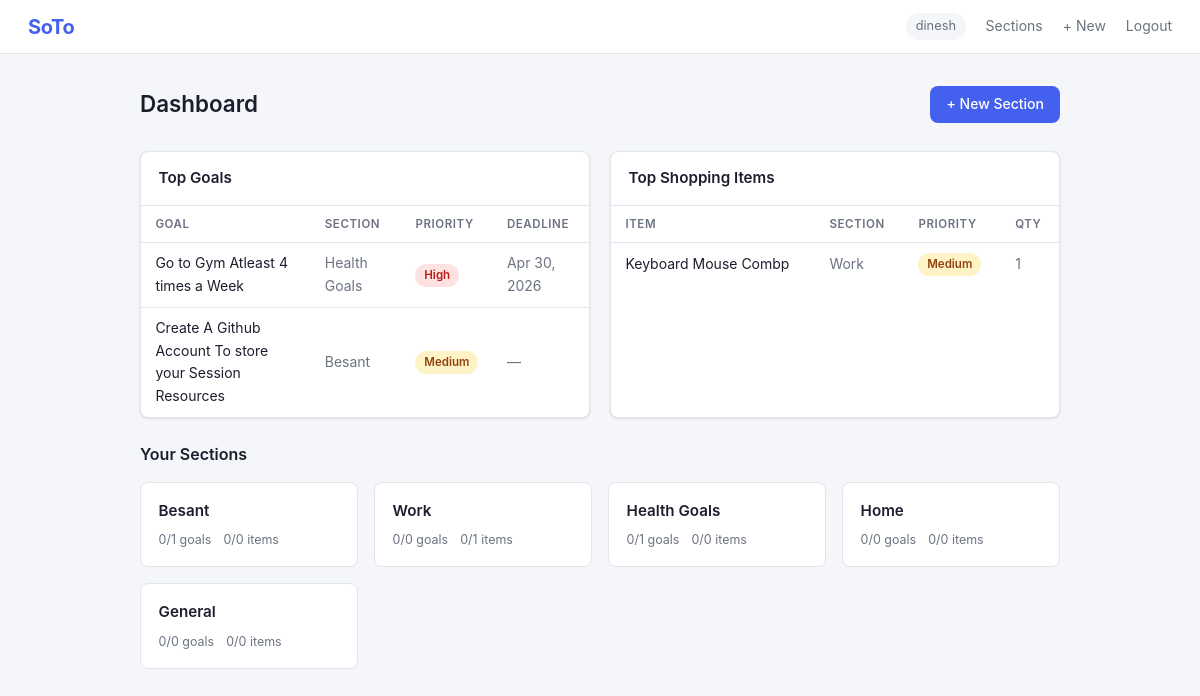
The page / (signed in) on the database its author committed.
### app/models.py (models this page shows, shortened)
class User(UserMixin, db.Model):
    __tablename__ = "users"
    id = db.Column(db.Integer, primary_key=True)
    username = db.Column(db.String(80), unique=True, nullable=False)
    password_hash = db.Column(db.String(256), nullable=False)
    sections = db.relationship("Section", backref="owner", lazy=True, cascade="all, delete-orphan")

class Goal(db.Model):
    __tablename__ = "goals"
    PRIORITY_LOW = 1
    PRIORITY_MEDIUM = 2
    PRIORITY_HIGH = 3
    PRIORITY_LABELS = {1: "Low", 2: "Medium", 3: "High"}
    id = db.Column(db.Integer, primary_key=True)
    name = db.Column(db.String(200), nullable=False)
    deadline = db.Column(db.Date, nullable=True)
    priority = db.Column(db.Integer, default=PRIORITY_MEDIUM, nullable=False)
    is_completed = db.Column(db.Boolean, default=False, nullable=False)
    section_id = db.Column(db.Integer, db.ForeignKey("sections.id"), nullable=False)

class Section(db.Model):
    __tablename__ = "sections"
    id = db.Column(db.Integer, primary_key=True)
    name = db.Column(db.String(120), nullable=False)
    user_id = db.Column(db.Integer, db.ForeignKey("users.id"), nullable=False)
    goals = db.relationship("Goal", backref="section", lazy=True, cascade="all, delete-orphan")
    shopping_items = db.relationship("ShoppingItem", backref="section", lazy=True, cascade="all, delete-orphan")

class ShoppingItem(db.Model):
    __tablename__ = "shopping_items"
    PRIORITY_LOW = 1
    PRIORITY_MEDIUM = 2
    PRIORITY_HIGH = 3
    PRIORITY_LABELS = {1: "Low", 2: "Medium", 3: "High"}
    id = db.Column(db.Integer, primary_key=True)
    name = db.Column(db.String(200), nullable=False)
    quantity = db.Column(db.Integer, default=1, nullable=False)
    estimated_cost = db.Column(db.Float, nullable=True)
    priority = db.Column(db.Integer, default=PRIORITY_MEDIUM, nullable=False)
    is_purchased = db.Column(db.Boolean, default=False, nullable=False)
    section_id = db.Column(db.Integer, db.ForeignKey("sections.id"), nullable=False)

### app/routes/dashboard.py (the view)
@bp.route("/")
@login_required
def index():
    sections = Section.query.filter_by(user_id=current_user.id).all()
    stats = {}
    for section in sections:
        total_goals = len(section.goals)
        completed_goals = sum(1 for g in section.goals if g.is_completed)
        total_items = len(section.shopping_items)
        purchased_items = sum(1 for i in section.shopping_items if i.is_purchased)
        stats[section.id] = {
            "total_goals": total_goals,
            "completed_goals": completed_goals,
            "total_items": total_items,
            "purchased_items": purchased_items,
        }
    top_goals = (
        db.session.query(Goal)
        .join(Section)
        .filter(Section.user_id == current_user.id, Goal.is_completed == False)
        .order_by(Goal.priority.desc(), nullslast(Goal.deadline.asc()))
        .limit(10)
        .all()
    )
    top_items = (
        db.session.query(ShoppingItem)
        .join(Section)
        .filter(Section.user_id == current_user.id, ShoppingItem.is_purchased == False)
        .order_by(ShoppingItem.priority.desc(), nullslast(ShoppingItem.estimated_cost.asc()))
        .limit(10)
        .all()
    )
    return render_template(
        "dashboard/index.html",
        sections=sections,
        stats=stats,
        top_goals=top_goals,
        top_items=top_items,
    )

### app/__init__.py (called while the page is built)
def create_app(config_name="default"):
    app = Flask(__name__, template_folder="../templates", static_folder="../static")
    app.config.from_object(config[config_name])
    db.init_app(app)
    login_manager.init_app(app)
    from .models import User
    @login_manager.user_loader
    def load_user(user_id):
        return User.query.get(int(user_id))
    from .routes.auth import bp as auth_bp
    from .routes.dashboard import bp as dashboard_bp
    from .routes.sections import bp as sections_bp
    from .routes.goals import bp as goals_bp
    from .routes.shopping import bp as shopping_bp
    app.register_blueprint(auth_bp)
    app.register_blueprint(dashboard_bp)
    app.register_blueprint(sections_bp)
    app.register_blueprint(goals_bp)
    app.register_blueprint(shopping_bp)
    with app.app_context():
        db.create_all()
    return app

### templates/dashboard/index.html (shortened to what this page needs)
{% extends "base.html" %}
{% block content %}
<div class="page-header">
  <h1>Dashboard</h1>
  <a href="{{ url_for('sections.create') }}" class="btn btn-primary">+ New Section</a>
</div>
<div class="grid-2">
  <div class="card">
    <div class="card-header">
      <h2>Top Goals</h2>
    </div>
    <div class="card-body">
      {% if top_goals %}
        <table class="table">
          <thead>
            <tr>
              <th>Goal</th>
              <th>Section</th>
              <th>Priority</th>
              <th>Deadline</th>
            </tr>
          </thead>
          <tbody>
            {% for goal in top_goals %}
            <tr>
              <td>
                <a href="{{ url_for('sections.detail', section_id=goal.section_id) }}">
                  {{ goal.name }}
                </a>
              </td>
              <td class="text-muted">{{ goal.section.name }}</td>
              <td>
                {% if goal.priority == 3 %}
                  <span class="badge badge-high">High</span>
                {% elif goal.priority == 2 %}
                  <span class="badge badge-medium">Medium</span>
                {% else %}
                  <span class="badge badge-low">Low</span>
                {% endif %}
              </td>
              <td class="text-muted">
                {{ goal.deadline.strftime('%b %d, %Y') if goal.deadline else '—' }}
              </td>
            </tr>
            {% endfor %}
          </tbody>
        </table>
      {% else %}
        <p class="empty">No pending goals.</p>
      {% endif %}
    </div>
  </div>
  <div class="card">
    <div class="card-header">
      <h2>Top Shopping Items</h2>
    </div>
    <div class="card-body">
      {% if top_items %}
        <table class="table">
          <thead>
            <tr>
              <th>Item</th>
              <th>Section</th>
              <th>Priority</th>
              <th>Qty</th>
            </tr>
          </thead>
          <tbody>
            {% for item in top_items %}
            <tr>
              <td>
                <a href="{{ url_for('sections.detail', section_id=item.section_id) }}">
                  {{ item.name }}
                </a>
              </td>
              <td class="text-muted">{{ item.section.name }}</td>
              <td>
                {% if item.priority == 3 %}
                  <span class="badge badge-high">High</span>
                {% elif item.priority == 2 %}
                  <span class="badge badge-medium">Medium</span>
                {% else %}
                  <span class="badge badge-low">Low</span>
                {% endif %}
              </td>
              <td class="text-muted">{{ item.quantity }}</td>
            </tr>
            {% endfor %}
          </tbody>
        </table>
      {% else %}
        <p class="empty">No pending items.</p>
      {% endif %}
    </div>
  </div>
</div>
<div class="mt-1">
  <div class="page-header" style="margin-bottom:.9rem">
    <h2 style="font-size:1rem;font-weight:600;">Your Sections</h2>
  </div>
  {% if sections %}
    <div class="section-grid">
      {% for section in sections %}
        <a href="{{ url_for('sections.detail', section_id=section.id) }}" class="section-card">
          <h3>{{ section.name }}</h3>
          <div class="section-stats">
            <span>{{ stats[section.id].completed_goals }}/{{ stats[section.id].total_goals }} goals</span>
            <span>{{ stats[section.id].purchased_items }}/{{ stats[section.id].total_items }} items</span>
          </div>
        </a>
      {% endfor %}
    </div>
  {% else %}
    <p class="empty">No sections yet. <a href="{{ url_for('sections.create') }}" style="color:var(--primary)">Create one</a>.</p>
  {% endif %}
</div>
{% endblock %}

### templates/base.html (shortened to what this page needs)
<!DOCTYPE html>
<html lang="en">
<head>
  <link rel="stylesheet" href="{{ url_for('static', filename='css/style.css') }}">
</head>
<body>
<nav class="navbar">
  <a class="brand" href="{{ url_for('dashboard.index') }}">SoTo</a>
  <div class="nav-links">
    {% if current_user.is_authenticated %}
      <span class="nav-user">{{ current_user.username }}</span>
      <a href="{{ url_for('sections.list_sections') }}">Sections</a>
      <a href="{{ url_for('sections.create') }}">+ New</a>
      <a href="{{ url_for('auth.logout') }}">Logout</a>
    {% else %}
      <a href="{{ url_for('auth.login') }}">Login</a>
      <a href="{{ url_for('auth.register') }}">Register</a>
    {% endif %}
  </div>
</nav>
<div class="container">
  {% block content %}{% endblock %}
</div>
</body>
</html>

### static/css/style.css (style rules this page uses)
:root { --bg: #f5f6fa; --surface: #ffffff; --border: #e2e5ec; --text: #1c1e2d; --text-muted: #6b7280; --primary: #4361ee; --primary-hover: #3451d1; --danger: #ef4444; --radius: 8px; --shadow: 0 1px 3px rgba(0,0,0,.07), 0 1px 2px rgba(0,0,0,.04); }
*, *::before, *::after { box-sizing: border-box; margin: 0; padding: 0; }
body { font-family: -apple-system, BlinkMacSystemFont, 'Segoe UI', Roboto, sans-serif; background: var(--bg); color: var(--text); font-size: 15px; line-height: 1.6; }
a { color: inherit; text-decoration: none; }
.navbar { background: var(--surface); border-bottom: 1px solid var(--border); height: 54px; padding: 0 1.75rem; display: flex; align-items: center; justify-content: space-between; position: sticky; top: 0; z-index: 100; }
.brand { font-size: 1.25rem; font-weight: 700; color: var(--primary); letter-spacing: -.4px; }
.nav-links { display: flex; align-items: center; gap: 1.25rem; }
.nav-links a { font-size: .875rem; color: var(--text-muted); transition: color .12s; }
.nav-user { font-size: .8rem; color: var(--text-muted); padding: .2rem .6rem; background: var(--bg); border-radius: 20px; }
.container { max-width: 960px; margin: 0 auto; padding: 2rem 1.25rem; }
.page-header { display: flex; align-items: center; justify-content: space-between; margin-bottom: 1.75rem; }
.page-header h1 { font-size: 1.4rem; font-weight: 600; }
.grid-2 { display: grid; grid-template-columns: 1fr 1fr; gap: 1.25rem; }
.card { background: var(--surface); border: 1px solid var(--border); border-radius: var(--radius); box-shadow: var(--shadow); }
.card-header { display: flex; align-items: center; justify-content: space-between; padding: .9rem 1.1rem; border-bottom: 1px solid var(--border); }
.card-header h2 { font-size: .95rem; font-weight: 600; }
.card-body { padding: 0; }
.section-grid { display: grid; grid-template-columns: repeat(auto-fill, minmax(190px, 1fr)); gap: 1rem; margin-top: .25rem; }
.section-card { display: block; background: var(--surface); border: 1px solid var(--border); border-radius: var(--radius); padding: 1rem 1.1rem; transition: border-color .15s, box-shadow .15s; }
.section-card h3 { font-size: .95rem; font-weight: 600; margin-bottom: .45rem; }
.section-stats { font-size: .78rem; color: var(--text-muted); display: flex; gap: .75rem; }
.table { width: 100%; border-collapse: collapse; }
.table th { text-align: left; font-size: .72rem; font-weight: 600; text-transform: uppercase; letter-spacing: .05em; color: var(--text-muted); padding: .55rem .9rem; border-bottom: 1px solid var(--border); white-space: nowrap; }
.table td { padding: .6rem .9rem; font-size: .875rem; border-bottom: 1px solid var(--border); vertical-align: middle; }
.table tbody tr:last-child td { border-bottom: none; }
.badge { display: inline-block; padding: .15rem .55rem; border-radius: 20px; font-size: .72rem; font-weight: 600; white-space: nowrap; }
.badge-high { background: #fee2e2; color: #b91c1c; }
.badge-medium { background: #fef3c7; color: #92400e; }
.btn { display: inline-flex; align-items: center; gap: .3rem; padding: .45rem 1rem; border: none; border-radius: var(--radius); font-size: .875rem; font-weight: 500; cursor: pointer; font-family: inherit; transition: opacity .12s, background .12s; white-space: nowrap; }
.btn-primary { background: var(--primary); color: #fff; }
.text-muted { color: var(--text-muted); }
.mt-1 { margin-top: 1.5rem; }

### rows shown on the page
User: username "dinesh"
Goal: name "Go to Gym Atleast 4 times a Week", section.name "Health Goals", priority "High", deadline "Apr 30, 2026"
Goal: name "Create A Github Account To store your Session Resources", section.name "Besant", priority "Medium", deadline "—"
ShoppingItem: name "Keyboard Mouse Combp", section.name "Work", priority "Medium", quantity "1"
Section: name "Besant", stats "0", id "1"
Section: name "Work", stats "0", user "1"
Section: name "Health Goals", stats "0", user "1"
Section: name "Home", stats "0"
Section: name "General", stats "0"
